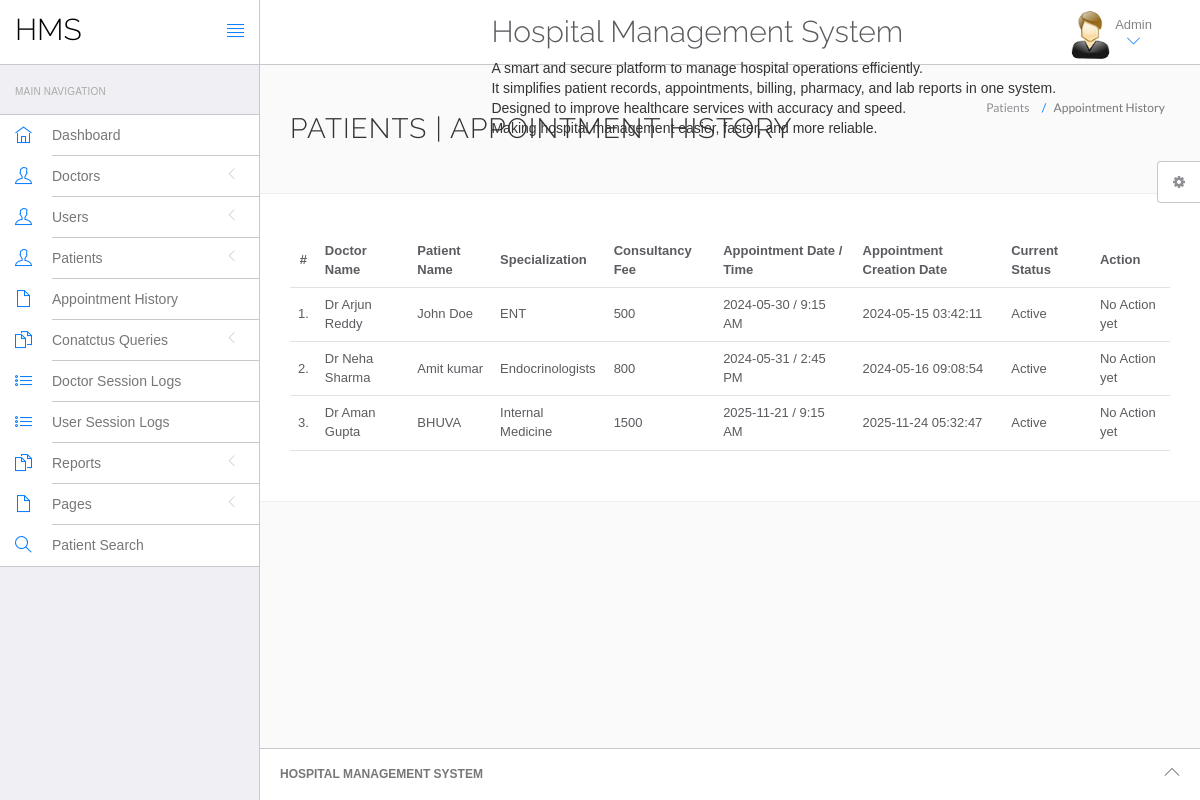
The app's page /hospital/hms/admin/appointment-history.php (signed in) with its own data.
### tables this page shows
CREATE TABLE `appointment` (
  `id` int(11) NOT NULL,
  `doctorSpecialization` varchar(255) DEFAULT NULL,
  `doctorId` int(11) DEFAULT NULL,
  `userId` int(11) DEFAULT NULL,
  `consultancyFees` int(11) DEFAULT NULL,
  `appointmentDate` varchar(255) DEFAULT NULL,
  `appointmentTime` varchar(255) DEFAULT NULL,
  `postingDate` timestamp NULL DEFAULT current_timestamp(),
  `userStatus` int(11) DEFAULT NULL,
  `doctorStatus` int(11) DEFAULT NULL,
  `updationDate` timestamp NULL DEFAULT NULL ON UPDATE current_timestamp()
);

CREATE TABLE `doctors` (
  `id` int(11) NOT NULL,
  `specilization` varchar(255) DEFAULT NULL,
  `doctorName` varchar(255) DEFAULT NULL,
  `address` longtext DEFAULT NULL,
  `docFees` varchar(255) DEFAULT NULL,
  `contactno` bigint(11) DEFAULT NULL,
  `docEmail` varchar(255) DEFAULT NULL,
  `password` varchar(255) DEFAULT NULL,
  `creationDate` timestamp NULL DEFAULT current_timestamp(),
  `updationDate` timestamp NULL DEFAULT NULL ON UPDATE current_timestamp()
);

CREATE TABLE `users` (
  `id` int(11) NOT NULL,
  `fullName` varchar(255) DEFAULT NULL,
  `address` longtext DEFAULT NULL,
  `city` varchar(255) DEFAULT NULL,
  `gender` varchar(255) DEFAULT NULL,
  `email` varchar(255) DEFAULT NULL,
  `password` varchar(255) DEFAULT NULL,
  `regDate` timestamp NULL DEFAULT current_timestamp(),
  `updationDate` timestamp NULL DEFAULT NULL ON UPDATE current_timestamp()
);

### hospital/hms/admin/appointment-history.php (the view, shortened to what this page needs)
<?php
include('include/config.php');
if(strlen($_SESSION['id']==0)) {
 header('location:logout.php');
  } else{
?>
<!DOCTYPE html>
<html lang="en">
	<head>
		<link rel="stylesheet" href="vendor/bootstrap/css/bootstrap.min.css">
		<link rel="stylesheet" href="vendor/fontawesome/css/font-awesome.min.css">
		<link rel="stylesheet" href="vendor/themify-icons/themify-icons.min.css">
		<link href="vendor/animate.css/animate.min.css" rel="stylesheet" media="screen">
		<link href="vendor/perfect-scrollbar/perfect-scrollbar.min.css" rel="stylesheet" media="screen">
		<link href="vendor/switchery/switchery.min.css" rel="stylesheet" media="screen">
		<link href="vendor/bootstrap-touchspin/jquery.bootstrap-touchspin.min.css" rel="stylesheet" media="screen">
		<link href="vendor/select2/select2.min.css" rel="stylesheet" media="screen">
		<link href="vendor/bootstrap-datepicker/bootstrap-datepicker3.standalone.min.css" rel="stylesheet" media="screen">
		<link href="vendor/bootstrap-timepicker/bootstrap-timepicker.min.css" rel="stylesheet" media="screen">
		<link rel="stylesheet" href="assets/css/styles.css">
		<link rel="stylesheet" href="assets/css/plugins.css">
		<link rel="stylesheet" href="assets/css/themes/theme-1.css" id="skin_color" />
	</head>
	<body>
		<div id="app">
<?php include('include/sidebar.php');?>
			<div class="app-content">
					<?php include('include/header.php');?>
				<div class="main-content" >
					<div class="wrap-content container" id="container">
						<section id="page-title">
							<div class="row">
								<div class="col-sm-8">
									<h1 class="mainTitle">Patients  | Appointment History</h1>
																	</div>
								<ol class="breadcrumb">
									<li>
										<span>Patients </span>
									</li>
									<li class="active">
										<span>Appointment History</span>
									</li>
								</ol>
							</div>
						</section>
						<div class="container-fluid container-fullw bg-white">
									<div class="row">
								<div class="col-md-12">
									<table class="table table-hover" id="sample-table-1">
										<thead>
											<tr>
												<th class="center">#</th>
												<th class="hidden-xs">Doctor Name</th>
												<th>Patient Name</th>
												<th>Specialization</th>
												<th>Consultancy Fee</th>
												<th>Appointment Date / Time </th>
												<th>Appointment Creation Date  </th>
												<th>Current Status</th>
												<th>Action</th>
											</tr>
										</thead>
										<tbody>
<?php
$sql=mysqli_query($con,"select doctors.doctorName as docname,users.fullName as pname,appointment.*  from appointment join doctors on doctors.id=appointment.doctorId join users on users.id=appointment.userId ");
$cnt=1;
while($row=mysqli_fetch_array($sql))
{
?>
											<tr>
												<td class="center"><?php echo $cnt;?>.</td>
												<td class="hidden-xs"><?php echo $row['docname'];?></td>
												<td class="hidden-xs"><?php echo $row['pname'];?></td>
												<td><?php echo $row['doctorSpecialization'];?></td>
												<td><?php echo $row['consultancyFees'];?></td>
												<td><?php echo $row['appointmentDate'];?> / <?php echo
												 $row['appointmentTime'];?>
												</td>
												<td><?php echo $row['postingDate'];?></td>
												<td>
<?php if(($row['userStatus']==1) && ($row['doctorStatus']==1))
{
	echo "Active";
}
												?></td>
												<td >
												<div class="visible-md visible-lg hidden-sm hidden-xs">
							<?php if(($row['userStatus']==1) && ($row['doctorStatus']==1))
{
echo "No Action yet";
	 } else {
		echo "Canceled";
		} ?>
												</div>
												</td>
											</tr>
											<?php
$cnt=$cnt+1;
											 }?>
										</tbody>
									</table>
								</div>
							</div>
								</div>
					</div>
				</div>
			</div>
	<?php include('include/footer.php');?>
	<?php include('include/setting.php');?>
		</div>
	</body>
</html>
<?php } ?>

### hospital/hms/admin/include/sidebar.php (shortened to what this page needs)
<div class="sidebar app-aside" id="sidebar">
				<div class="sidebar-container perfect-scrollbar">
<nav>
						<div class="navbar-title">
							<span>Main Navigation</span>
						</div>
						<ul class="main-navigation-menu">
							<li>
								<a href="dashboard.php">
									<div class="item-content">
										<div class="item-media">
											<i class="ti-home"></i>
										</div>
										<div class="item-inner">
											<span class="title"> Dashboard </span>
										</div>
									</div>
								</a>
							</li>
							<li>
								<a href="javascript:void(0)">
									<div class="item-content">
										<div class="item-media">
											<i class="ti-user"></i>
										</div>
										<div class="item-inner">
											<span class="title"> Doctors </span><i class="icon-arrow"></i>
										</div>
									</div>
								</a>
								</li>
				<li>
								<a href="javascript:void(0)">
									<div class="item-content">
										<div class="item-media">
											<i class="ti-user"></i>
										</div>
										<div class="item-inner">
											<span class="title"> Users </span><i class="icon-arrow"></i>
										</div>
									</div>
								</a>
								</li>
								<li>
								<a href="javascript:void(0)">
									<div class="item-content">
										<div class="item-media">
											<i class="ti-user"></i>
										</div>
										<div class="item-inner">
											<span class="title"> Patients </span><i class="icon-arrow"></i>
										</div>
									</div>
								</a>
								</li>
<li>
								<a href="appointment-history.php">
									<div class="item-content">
										<div class="item-media">
											<i class="ti-file"></i>
										</div>
										<div class="item-inner">
											<span class="title"> Appointment History </span>
										</div>
									</div>
								</a>
							</li>
				<li>
								<a href="javascript:void(0)">
									<div class="item-content">
										<div class="item-media">
											<i class="ti-files"></i>
										</div>
										<div class="item-inner">
											<span class="title"> Conatctus Queries </span><i class="icon-arrow"></i>
										</div>
									</div>
								</a>
								</li>
	<li>
								<a href="doctor-logs.php">
									<div class="item-content">
										<div class="item-media">
											<i class="ti-list"></i>
										</div>
										<div class="item-inner">
											<span class="title"> Doctor Session Logs </span>
										</div>
									</div>
								</a>
							</li>
							<li>
								<a href="user-logs.php">
									<div class="item-content">
										<div class="item-media">
											<i class="ti-list"></i>
										</div>
										<div class="item-inner">
											<span class="title"> User Session Logs </span>
										</div>
									</div>
								</a>
							</li>
				<li>
								<a href="javascript:void(0)">
									<div class="item-content">
										<div class="item-media">
											<i class="ti-files"></i>
										</div>
										<div class="item-inner">
											<span class="title"> Reports </span><i class="icon-arrow"></i>
										</div>
									</div>
								</a>
							</li>
				<li>
								<a href="javascript:void(0)">
									<div class="item-content">
										<div class="item-media">
											<i class="ti-file"></i>
										</div>
										<div class="item-inner">
											<span class="title"> Pages </span><i class="icon-arrow"></i>
										</div>
									</div>
								</a>
							</li>
								<li>
								<a href="patient-search.php">
									<div class="item-content">
										<div class="item-media">
											<i class="ti-search"></i>
										</div>
										<div class="item-inner">
											<span class="title"> Patient Search </span>
										</div>
									</div>
								</a>
							</li>
						</ul>
					</nav>
					</div>
			</div>

### hospital/hms/admin/include/header.php (shortened to what this page needs)
<header class="navbar navbar-default navbar-static-top">
					<div class="navbar-header">
						<a class="navbar-brand" href="#">
							<h2 style="padding-top:20%; color:#000 ">HMS</h2>
						</a>
						<a href="#" class="sidebar-toggler pull-right visible-md visible-lg" data-toggle-class="app-sidebar-closed" data-toggle-target="#app">
							<i class="ti-align-justify"></i>
						</a>
					</div>
					<div class="navbar-collapse collapse">
						<ul class="nav navbar-right">
								<li  style="padding-top:2% ">
								<h2>Hospital Management System</h2>
								<div style="font-size:14px; margin-top:5px; color:#333;">
									A smart and secure platform to manage hospital operations efficiently.<br>
									It simplifies patient records, appointments, billing, pharmacy, and lab reports in one system.<br>
									Designed to improve healthcare services with accuracy and speed.<br>
									Making hospital management easier, faster, and more reliable.
								</div>
								</li>
							<li class="dropdown current-user">
								<a href class="dropdown-toggle" data-toggle="dropdown">
									<img src="assets/images/images.jpg" > <span class="username">
			Admin
									<i class="ti-angle-down"></i></i></span>
								</a>
							</li>
						</ul>
					</div>
				</header>

### hospital/hms/admin/include/footer.php
<footer>
				<div class="footer-inner">
					<div class="pull-left">
					<span class="text-bold text-uppercase"> Hospital Management System</span>
					</div>
					<div class="pull-right">
						<span class="go-top"><i class="ti-angle-up"></i></span>
					</div>
				</div>
			</footer>

### hospital/hms/admin/include/setting.php (shortened to what this page needs)
<div class="settings panel panel-default hidden-xs hidden-sm" id="settings">
				<button ct-toggle="toggle" data-toggle-class="active" data-toggle-target="#settings" class="btn btn-default">
					<i class="fa fa-spin fa-gear"></i>
				</button>
			</div>

### hospital/hms/admin/assets/css/plugins.css (style rules this page uses)
.perfect-scrollbar { overflow-y: hidden !important; }

### hospital/hms/admin/assets/css/themes/theme-1.css (style rules this page uses)
body { background: #FAFAFA; }
header .navbar-header { background: #ffffff !important; border-right-color: #c8c7cc !important; border-bottom-color: #c8c7cc !important; }
header .navbar-header .sidebar-toggler, header .navbar-header .sidebar-mobile-toggler { color: #007aff !important; }
header .navbar-header .navbar-brand { color: #777 !important; }
header .navbar-collapse { background: #ffffff !important; border-bottom-color: #c8c7cc !important; box-shadow: none !important; }
header .navbar-collapse .navbar-right > li > a { color: #777; }
header .navbar-collapse .navbar-right > li > a i { color: #007aff !important; }
#sidebar { background: #EFEFF4 !important; }
#sidebar:before { border-right-width: "1px" !important; border-right-style: solid; border-right-color: #c8c7cc !important; }
#sidebar nav { border-right-width: "1px" !important; border-right-style: solid; border-right-color: #c8c7cc !important; }
#sidebar nav .navbar-title { color: #aaaaaa; }
#sidebar nav > ul { background: #ffffff !important; border-bottom-color: #c8c7cc !important; border-top-color: #c8c7cc !important; }
#sidebar nav > ul > li > a .item-media > i { color: #007aff !important; }
#sidebar nav > ul > li > a .item-inner { color: #777 !important; border-bottom-color: #c8c7cc; }
#app > footer { background: #ffffff !important; border-top-color: #c8c7cc !important; color: #777; }

### records on screen
appointment: doctorId.doctorName "Dr Arjun Reddy", userId.fullName "John Doe", doctorSpecialization "ENT", consultancyFees "500", appointmentDate "2024-05-30", appointmentTime "9:15 AM", postingDate "2024-05-15 03:42:11", userStatus "Active"
appointment: doctorId.doctorName "Dr Neha Sharma", userId.fullName "Amit kumar", doctorSpecialization "Endocrinologists", consultancyFees "800", appointmentDate "2024-05-31", appointmentTime "2:45 PM", postingDate "2024-05-16 09:08:54", userStatus "Active"
appointment: doctorId.doctorName "Dr Aman Gupta", userId.fullName "BHUVA", doctorSpecialization "Internal Medicine", consultancyFees "1500", appointmentDate "2025-11-21", appointmentTime "9:15 AM", postingDate "2025-11-24 05:32:47", userStatus "Active"
